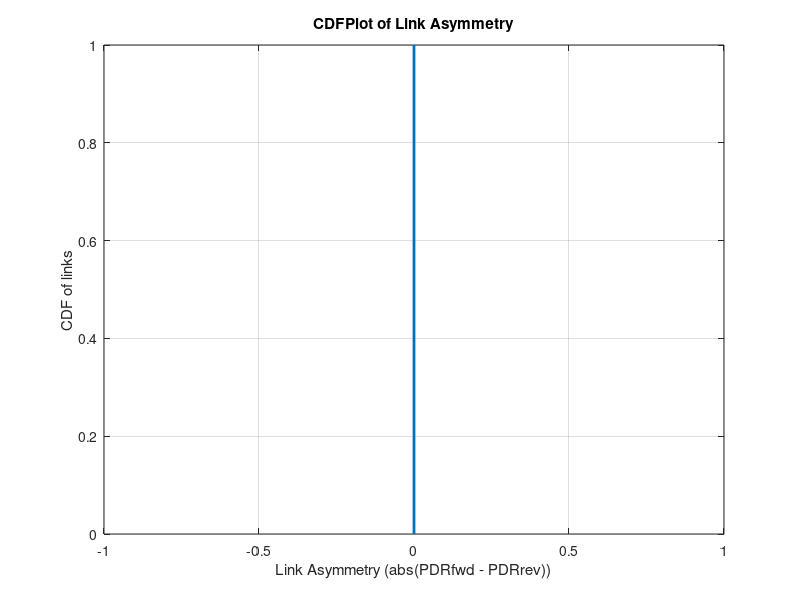

The MATLAB script that drew this image:
clear;

disp('Loading ...');
gr = load('graph.txt');

% PHY stuff
bitrate = 1;
txpower = 19;
rfchannel = 1;

% Plot params
show_lnk_asym = 1;
show_ng = 0;
show_sp = 0;
show_mcg = 0;

addpath(path,'./scheduling');

% ref to node names
nodelst = cell(1,1);
idx = 1;
for node_i=1:size(gr,1)
    nodelst{node_i} = node_i;
end

%
% Link Asymmetry
%    
if (show_lnk_asym)

    f = figure('Position',[200 200 1200 450]);

    adj = gr * 100; % PDR from 0 to 100
    metric_asyms = [];
    for ii=1:size(adj,1) % for each node
        idx = find(adj(ii,:) > 0);
        m_asym = adj(idx,ii) - adj(ii,idx)';
        metric_asyms = [metric_asyms; m_asym];
    end

    %hist(node_deg, 1:max(node_deg));
    %grid on;
    %title(['Histogram of Node Degree, PSR-THR=', int2str(thr)]);
    %xlabel('Node Degree');
    %ylabel('# Occurence');

    [h,stats] = cdfplot(metric_asyms);
    set(h,'LineWidth',2);
    grid on;
    title(['CDFPlot of Link Asymmetry']);
    xlabel('Link Asymmetry (abs(PDRfwd - PDRrev))');
    ylabel('CDF of links');
end

%
% Node degree
%    
if (show_ng)

    f = figure('Position',[200 200 1200 450]);

    adj = gr * 100; % PDR from 0 to 100
    succv = [90 50 10];
    for succ_i=1:size(succv,2)
        subplot(1,3,succ_i);
       
        thr = succv(succ_i);
        
        node_degs = zeros(size(adj,1),1);
        for ii=1:size(adj,1)
            node_deg(ii) = size(find(adj(ii,:) > thr),2);
        end
        
        %hist(node_deg, 1:max(node_deg));
        %grid on;
        %title(['Histogram of Node Degree, PSR-THR=', int2str(thr)]);
        %xlabel('Node Degree');
        %ylabel('# Occurence');

        [h,stats] = cdfplot(node_deg);
        set(h,'LineWidth',2);
        grid on;
        title(['CDFPlot of Node Degree, PSR-THR=', int2str(thr)]);
        xlabel('Node Degree');
        ylabel('CDF of nodes');
    end
end

%
% Shortest Path
%
if (show_sp)

    f = figure('Position',[200 200 1200 450]);
    adj = gr * 100; % PDR from 0 to 100
    
    %
    % consider ETX metric
    %
   for ri=1:size(adj,1)
      for ci=ri+1:size(adj,2)
         x = 1/(adj(ri,ci)/100); 
         y = 1/(adj(ci,ri)/100);
         if (x == 0 || y == 0)
            etx_v = Inf; 
         else
            etx_v = 100*(x*y);
         end
         assert(etx_v >= 100);
         adj(ri,ci) = etx_v;
         adj(ci,ri) = etx_v;
      end
   end

   num_nodes = size(nodelst,2);

   k = 1;
   route_lens = [];
   for src=1:num_nodes
      for dst=src+1:num_nodes
           %------Call kShortestPath------:
           [shortestPaths, totalCosts] = kShortestPath(adj, src, dst, k);
           if (~isempty(shortestPaths))
               route_len = size(shortestPaths{1},2) - 1;
               route_lens = [route_lens route_len];
           end
      end
   end

   if (~isempty(route_lens))
        subplot(1,2,1);
        [h,stats] = cdfplot(route_lens);
        set(h,'LineWidth',2);
        grid on;
        title(['CDFPlot of Route Length (ETX), #nodes=', int2str(size(nodelst,2))]);
        xlabel('Route Length (no. of hops)');

        subplot(1,2,2);
        hist(route_lens, 1:max(route_lens));
        grid on;
        title(['Histogram of Route Length (ETX), #nodes=', int2str(size(nodelst,2))]);
        xlabel('Route Length (no. of hops)');
        ylabel('# Occurence');
   end
end

%
% Maximum connected component
%    
if (show_mcg)

    f = figure('Position',[200 200 1200 450]);

    adj = gr * 100; % PDR from 0 to 100
    succv = [90 50 10];
    for succ_i=1:size(succv,2)
        subplot(1,3,succ_i);
        disp('*****************');
        %cmap = colormap(lines);
        jj = 1;

        s.connected_graphs.connected_graph{succ_i}.Attributes.min_pdr = succv(succ_i);
        bdata = [];
        mygr = adj;
        mygr(mygr < succv(succ_i)) = 0;

        if (max(max(mygr)) > 0)
           %mygrsp = sparse(mygr);
           %[S,C] = graphconncomp(mygrsp);
           g = graph('adj',mygr);
           C = tarjan(g);

           s.connected_graphs.connected_graph{succ_i}.clusters{ii}.Attributes.bitrate = bitrate;
           s.connected_graphs.connected_graph{succ_i}.clusters{ii}.Attributes.number = max(C);
           for kk=1:max(C)
              bdata(jj,kk) = size(find(C==kk),2);
              cluster_nodes = nodelst(find(C==kk));
              s.connected_graphs.connected_graph{succ_i}.clusters{ii}.cluster{kk}.Attributes.id = kk;
              s.connected_graphs.connected_graph{succ_i}.clusters{ii}.cluster{kk}.Attributes.size = size(find(C==kk),2);
              str_cl_nodes = '';
              for pp=1:size(cluster_nodes,2)
                s.connected_graphs.connected_graph{succ_i}.clusters{ii}.cluster{kk}.node{pp}.Text = cluster_nodes{pp};
                str_cl_nodes = [str_cl_nodes, ',', int2str(cluster_nodes{pp})];
              end
              disp(['SR=', int2str(succv(succ_i)), ',C=', int2str(kk), ',N=[', str_cl_nodes, ']']);
           end
           jj = jj + 1;
        end

        bdatas = zeros(size(bdata,2), size(bdata,1));
        for kk=1:size(bdata,1)
           bdatas(:,kk) = sortrows(bdata(kk,:)');
        end

        bar(fliplr(bdatas'),'stack');
        grid on;
        title(strcat('Connected Comp. Size (SR>', int2str(succv(succ_i)),'%)'), 'FontSize',9);
        xlabel('#Cluster');
        ylabel('Nodes');
        %set(gca,'XTickLabel',str);
    end
end    

